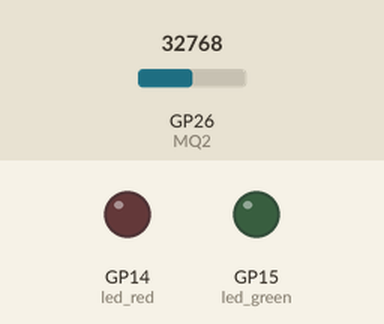
This program was run on a simulated Raspberry Pi Pico running MicroPython. On the bench: output pins drawn as LEDs (lit = HIGH). Inputs (shaded band) come from the test bench; at power-on: GP26 (MQ2) = 32768 (analog values on the 0–65535 scale). What the program prints to the serial console is not drawn.

Above: at 0.1 s.
At 5.0 s:
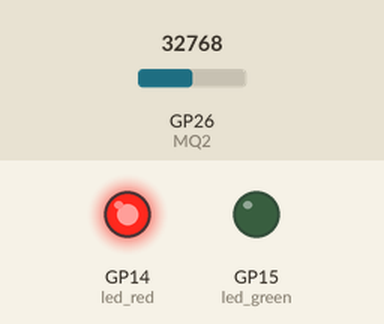
Timing chart, 0 to 6.5 s (numbered marks = the images above):
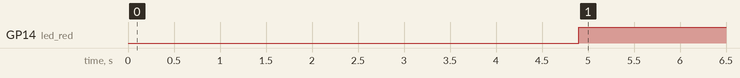

Measured:
- by itself, GP14 (led_red): LOW → HIGH at 4.9 s

The program:

Smoke_test.py
```python
import machine,time
from machine import Pin,PWM
import utime
MQ2 = machine.ADC(26)
led_red = Pin(14,Pin.OUT)
led_green = Pin(15,Pin.OUT)
conversion_factor =3.3/(65535)
while True:
    smoke_value = MQ2.read_u16()
    voltage =MQ2.read_u16()*conversion_factor
    print("Smoke_value is",smoke_value)
    utime.sleep(4)
    if smoke_value<=6000:
        led_green.on()
        time.sleep(0.2)
    else:
        led_green.off()
    if smoke_value>=10000:
        time.sleep(0.9)
        led_red.on()
        time.sleep(0.2)
    else:
        led_red.off()
```
